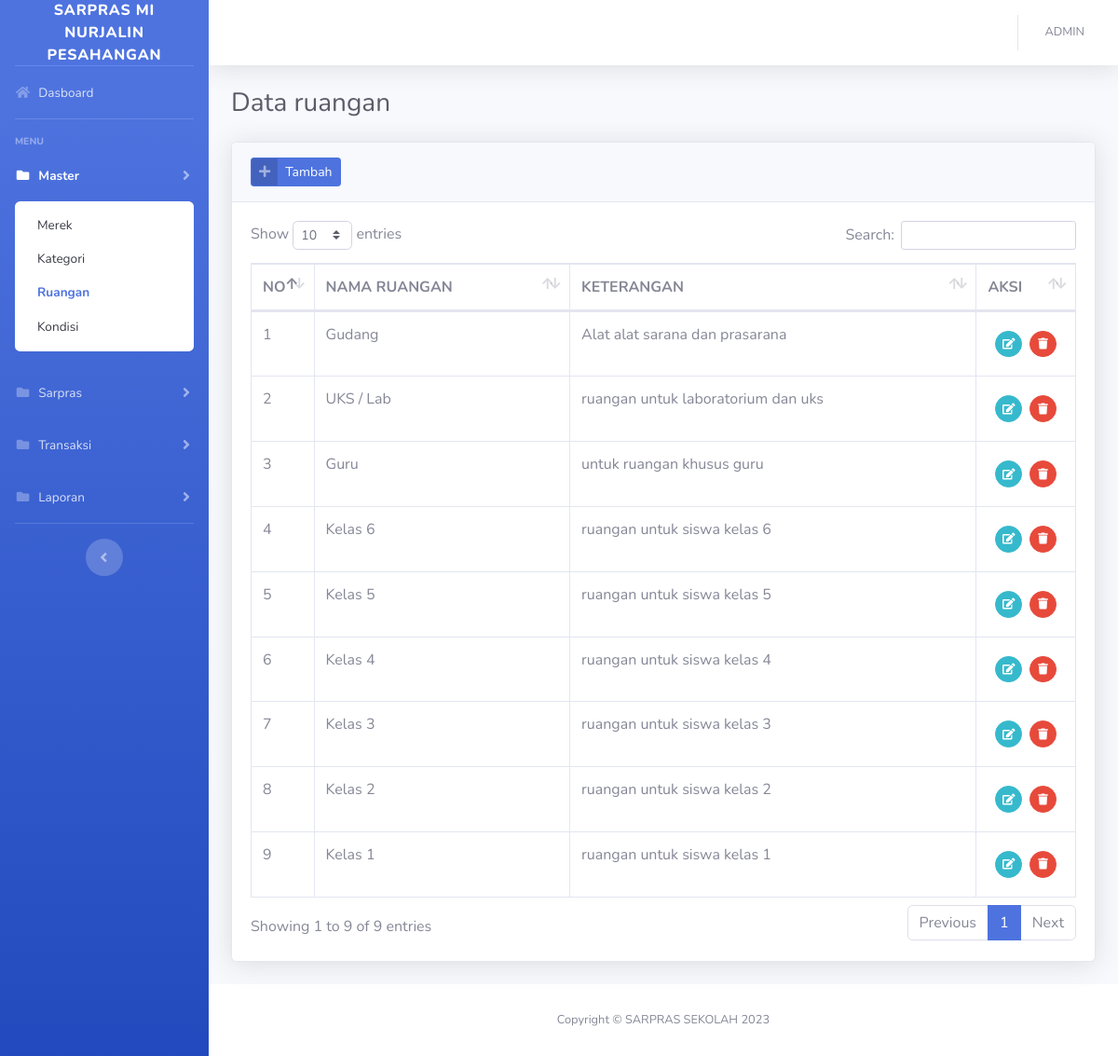
/?ruangan (signed in), run on the app's committed database.
### tables this page shows
CREATE TABLE `tb_ruangan` (
  `id_ruangan` int(11) NOT NULL,
  `nama_ruangan` varchar(255) NOT NULL,
  `keterangan` varchar(255) NOT NULL
);

### config/function.php (called while the page is built, shortened)
<?php
function encrypt($str) {
return base64_encode($str);
}
function base_url(){
    $base_url= ((isset($_SERVER['HTTPS']) && $_SERVER['HTTPS'] == "on") ? "https" : "http");
    $base_url.= "://".$_SERVER['HTTP_HOST'];
    $base_url.= str_replace(basename($_SERVER['SCRIPT_NAME']),"",$_SERVER['SCRIPT_NAME']);
    return $base_url;
}
?>

### views/master/ruangan.php (the view, shortened to what this page needs)
<div class="container-fluid">
    <div class="d-sm-flex align-items-center justify-content-between mb-4">
        <h1 class="h3 mb-0 text-gray-800">Data ruangan</h1>
    </div>
    <div class="card shadow mb-4">
        <div class="card-header py-3">
            <a href="#" class="btn btn-primary btn-icon-split btn-sm" data-toggle="modal" data-target="#ruanganModal"
                onclick="submit('add')">
                <span class="icon text-white-50">
                    <i class="fas fa-plus"></i>
                </span>
                <span class="text">Tambah</span>
            </a>
        </div>
        <div class="card-body">
            <div class="table-responsive">
                <table class="table table-bordered table-hover" id="dataTable" width="100%" cellspacing="0">
                    <thead>
                        <tr>
                            <th width="20">NO</th>
                            <th>NAMA RUANGAN</th>
                            <th>KETERANGAN</th>
                            <th width="50">AKSI</th>
                        </tr>
                    </thead>
                    <tbody>
                        <?php
                        $n=1;
                        $query = mysqli_query($con,"SELECT * FROM tb_ruangan ORDER BY id_ruangan DESC")or die(mysqli_error($con));
                        while($row = mysqli_fetch_array($query)):
                        ?>
                        <tr>
                            <td><?= $n++; ?></td>
                            <td><?= $row['nama_ruangan']; ?></td>
                            <td><?= $row['keterangan']; ?></td>
                            <td>
                            <div class="d-inline-flex p-2">
                                <a href="#ruanganModal" data-toggle="modal" onclick="submit(<?=$row['id_ruangan'];?>)"
                                    class="btn btn-sm btn-circle btn-info mr-2"><i class="fas fa-edit"></i></a>
                                <a href="<?=base_url();?>/process/process_ruangan.php?act=<?=encrypt('delete');?>&id=<?=encrypt($row['id_ruangan']);?>"
                                    class="btn btn-sm btn-circle btn-danger btn-hapus"><i class="fas fa-trash"></i></a>
                            </div>
                            </td>
                        </tr>
                        <?php endwhile; ?>
                    </tbody>
                </table>
            </div>
        </div>
    </div>
</div>

### data on the page
tb_ruangan: nama_ruangan "Gudang", keterangan "Alat alat sarana dan prasarana"
tb_ruangan: nama_ruangan "UKS / Lab", keterangan "ruangan untuk laboratorium dan uks"
tb_ruangan: nama_ruangan "Guru", keterangan "untuk ruangan khusus guru"
tb_ruangan: nama_ruangan "Kelas 6", keterangan "ruangan untuk siswa kelas 6"
tb_ruangan: nama_ruangan "Kelas 5", keterangan "ruangan untuk siswa kelas 5"
tb_ruangan: nama_ruangan "Kelas 4", keterangan "ruangan untuk siswa kelas 4"
tb_ruangan: nama_ruangan "Kelas 3", keterangan "ruangan untuk siswa kelas 3"
tb_ruangan: nama_ruangan "Kelas 2", keterangan "ruangan untuk siswa kelas 2"
tb_ruangan: nama_ruangan "Kelas 1", keterangan "ruangan untuk siswa kelas 1"

### other printed values
$_SESSION['username'] "ADMIN"
